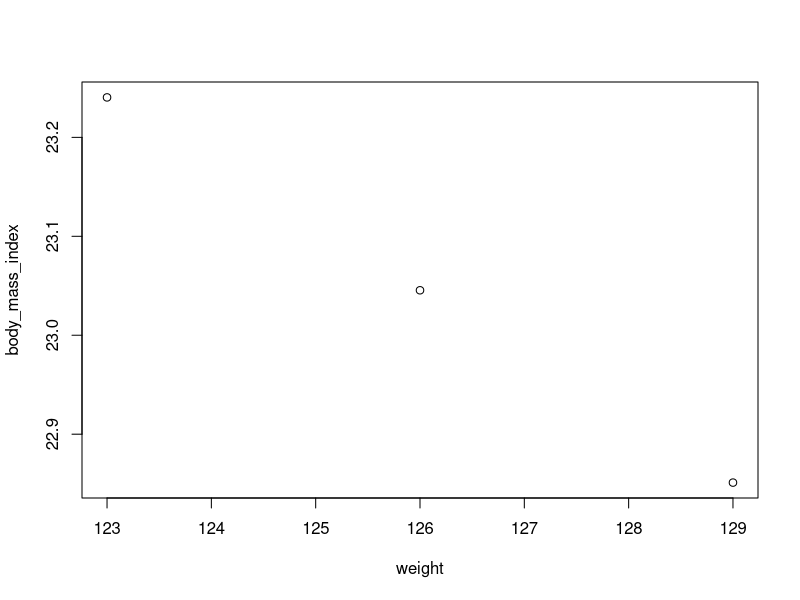

This chart was generated by the following R code: (Note: this script raises an error after producing the figure.)
ages <- c(5, 6)
ages


names <- c("izu", "chi")

myname <- data.frame (names, ages)
myname

View(myname)
str(myname)

myname$names
myname$ages

myname[1,1]
myname[1,2]
myname[1, ]

data()
View(women)

library(tidyverse)


# weight in pounds is converted to kg and hieght in inches is converted to m
women %>%
  filter(height > 60 & weight < 130) %>% 
  mutate(body_mass_index = (weight * 0.453592) / ((height * 0.0254)^2)) %>% 
  select(weight, body_mass_index) %>% 
  arrange(body_mass_index) %>% 
  plot()



glimpse(women)

head(starwars)
class(starwars$skin_color)
length(starwars)
names(starwars)
unique(starwars$eye_color)

na_rows <- rowSums(is.na(starwars)) > 0
rows_with_na <- starwars[na_rows, ]
rows_with_na
print(rows_with_na, n = 58)

starwars %>% 
  select (name, skin_color, eye_color)

starwars %>% 
  select (name, skin_color, eye_color) %>% 
  print(n=20)

starwars %>% 
  select (2:3)

starwars %>% 
  select (ends_with("color"))

# returns all columns
starwars %>% 
  filter(startsWith(sex, "m"))

# returns only two columns name and sex
starwars %>% 
  select(name, sex) %>% 
  filter(startsWith(sex, "m"))

# renaming a column aka variable
women %>% 
  rename ("mass" = "weight") %>% 
  head()


women %>% 
  head()

# changing a data type to a 'factor'
starwars$hair_color <-as.factor(starwars$hair_color)
class(starwars$hair_color)

# changing a data type with a tidyverse 
starwars %>% 
  mutate(hair_color = as.character(hair_color)) %>% 
  glimpse()


# changing factor levels
df <- starwars
df$sex <- as.factor(df$sex)
levels(df$sex)

# use force levels to return factor in a desired order

df <- df %>%
  mutate(sex = factor(sex,
                       levels = c("male", "female",  "hermaphroditic", "none" )))
levels(df$sex)

# filter rows
starwars %>% 
  select (mass, sex) %>% 
  filter(mass < 55 &
           sex == "male")

# Recode data
starwars %>% 
  select (sex) %>% 
  mutate(sex = recode(sex, "male" = "man",
                      "female" = "woman"))

# Dealing with missing data
mean(starwars$height, na.rm = TRUE)

# Dealing with duplicates
Students_Names <- c("Peter", "John", "Andrew", "Peter")
Students_Ages <- c(22, 33, 44, 22)
students <- data.frame(Students_Names, Students_Ages)
students

students %>% 
  distinct()

distinct(students)

# Data manipulation
women %>% 
  select (height) %>% 
  mutate(tallness = 
           if_else(height < 60,
                   "short",
                   "tall"))

 # Reshaping data with Pivot wider
data <- select(gapminder, country, year, lifeExp)
View(data)


wide_data <- data %>% 
  pivot_wider(names_from = year, values_from = lifeExp)

View(wide_data)


# Reshaping data with Pivot longer
long_data <- wide_data %>% 
  pivot_longer(2:13,
               names_to = "year",
               values_to = "lifeExp")

View(long_data)

# Describing your data

min(msleep$sleep_total)
max(msleep$sleep_total)
range(msleep$sleep_total)
# Interquartile range
IQR(msleep$sleep_total)

# Centrality 
mean(msleep$sleep_total)
median(msleep$sleep_total)


# Variance
var(msleep$sleep_total)

summary(msleep$sleep_total)

msleep %>% 
  select (awake, sleep_total) %>% 
  summary()

# Summarize Data
msleep %>% 
  drop_na(vore) %>% 
  group_by(vore) %>% 
  summarise(Lower = min(sleep_total),
            Average = mean(sleep_total),
            Upper = max(sleep_total),
            Difference =
              max(sleep_total) - min(sleep_total)) %>% 
  arrange(Average) %>% 
  View()

table(msleep$vore)
library(tidyverse)
table(msleep$vore)

msleep %>% 
  select (vore, order) %>% 
  filter(order %in% c("Rodentia", "Primates")) %>% 
  table()

plot(pressure)

# Bar plots
ggplot(data = starwars,
       mapping = aes(x= gender)) +
  geom_bar()

#To remove NA from the chart method 1
ggplot(data = na.omit(starwars), mapping = aes(x = gender)) +
  geom_bar()


#To remove NA from the chart method 2
ggplot(data = starwars %>% filter(!is.na(gender)), mapping = aes(x = gender)) +
  geom_bar()
